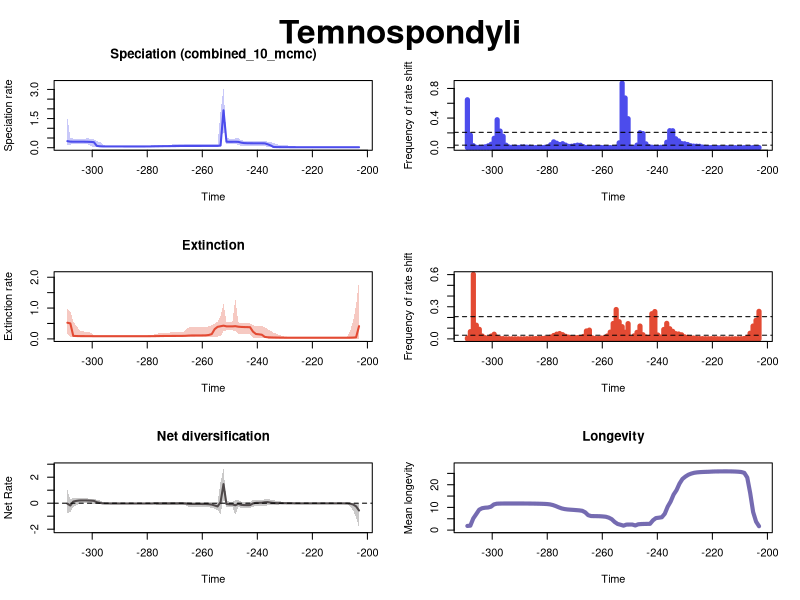

Recreate this plot in R.


pdf(file='C:/Users/SimoesLabAdmin/Documents/BDNN_Arielli/temnospondyli/pyrate_mcmc_logs/RTT_plots.pdf',width=10, height=15)
par(mfrow=c(3,2), oma=c(0,0,2,0))
library(scales)

time=c(-203.049067095, -204.11947328500003,-205.189879475,-206.26028566500003,-207.330691855,-208.40109804500003,-209.471504235,-210.54191042500003,-211.612316615,-212.68272280500003,-213.753128995,-214.82353518500003,-215.893941375,-216.96434756500003,-218.034753755,-219.10515994500003,-220.175566135,-221.24597232500003,-222.316378515,-223.38678470500003,-224.457190895,-225.52759708500002,-226.598003275,-227.66840946500002,-228.738815655,-229.80922184500002,-230.879628035,-231.95003422500002,-233.020440415,-234.09084660500002,-235.161252795,-236.23165898500002,-237.302065175,-238.37247136500002,-239.442877555,-240.51328374500002,-241.583689935,-242.65409612500002,-243.724502315,-244.79490850500002,-245.865314695,-246.93572088500002,-248.006127075,-249.07653326500002,-250.146939455,-251.21734564500002,-252.287751835,-253.35815802500002,-254.428564215,-255.49897040500002,-256.56937659500005,-257.639782785,-258.710188975,-259.780595165,-260.85100135500005,-261.921407545,-262.991813735,-264.062219925,-265.13262611500005,-266.203032305,-267.273438495,-268.343844685,-269.41425087500005,-270.484657065,-271.555063255,-272.625469445,-273.69587563500005,-274.766281825,-275.836688015,-276.907094205,-277.97750039500005,-279.047906585,-280.118312775,-281.188718965,-282.25912515500005,-283.329531345,-284.399937535,-285.470343725,-286.54074991500005,-287.611156105,-288.681562295,-289.751968485,-290.82237467500005,-291.892780865,-292.963187055,-294.033593245,-295.10399943500005,-296.174405625,-297.244811815,-298.315218005,-299.38562419500005,-300.456030385,-301.526436575,-302.596842765,-303.66724895500005,-304.737655145,-305.808061335,-306.878467525,-307.94887371500005,-309.019279905)
rate=c(0.02418712352950747, 0.02416526015265455,0.024158825108776434,0.024158825108776434,0.02415943995885243,0.0241599154402284,0.024159922373254684,0.024160971087713465,0.02416236273161705,0.024163714802773045,0.024165816998243696,0.024173497563970234,0.02418448748147939,0.024199443897796935,0.024211857151744964,0.02422827609694233,0.02424560645142779,0.024282100451159822,0.02432976154912806,0.024387237971664755,0.02452197733084148,0.024848273913091398,0.025303301399661554,0.025725043124976053,0.02619488091959979,0.02690725722673236,0.027983939263885593,0.029221776292478897,0.031386490611770956,0.03724827476612283,0.11624186748875011,0.17702605527303567,0.22349402542492935,0.22550980705800633,0.22600367293589596,0.22721065083005776,0.22762948651966938,0.22859155080988958,0.23094826407749686,0.23770956712983177,0.26072850989505825,0.3011449612107728,0.30510208105407954,0.30398817136319656,0.3039011579877309,0.30852988976270435,1.9264791944227753,0.11697652558664029,0.09246013352731378,0.09156141920772223,0.0914877028632062,0.09143063822501961,0.09142032997410687,0.0913484784923054,0.09120387812715022,0.09105978575314642,0.09085437827543252,0.09062845471960561,0.09056019635412922,0.09047010428520244,0.09020306051797039,0.08779802848773818,0.08476313732432102,0.08245766929734483,0.08091820187770012,0.07976662470257326,0.07858898417196458,0.07607171190433043,0.07372897060372212,0.07182979979080636,0.06848874574843372,0.06534943057909172,0.0640385897081617,0.06366670837916114,0.06354049504923479,0.06347583900377572,0.06344930300223862,0.06344930300223862,0.06349439596345435,0.06365743243227648,0.0638893207610183,0.06434530059821152,0.06460130228545075,0.06473222155492217,0.06498374370406705,0.0651566422906682,0.06543371631401235,0.06633425012641525,0.0729069480926264,0.0924337484396473,0.2842409308746611,0.2981120705283432,0.3037499181389608,0.3073290175291431,0.30847304047137625,0.3085448786818368,0.3086451889975679,0.30876811221883504,0.31189493371347055,0.33793115357445447)
minHPD=c(0.007531274290502142, 0.00753622990671462,0.007649910678998141,0.007567477482754343,0.007568870325054388,0.0075935331977245646,0.007599723887775216,0.007611786846115032,0.007531274290502142,0.007611786846115032,0.007610937465487986,0.007608722545017287,0.0075935331977245646,0.007568870325054388,0.00767755770345168,0.0076189430546379,0.007681191215750186,0.007676875502820546,0.0075631481154083855,0.0075653132366769685,0.00720922649374376,0.006129948152560766,0.003528637487108255,0.005909860015400134,0.00767755770345168,0.007933049017420866,0.008410720735350107,0.00877539142524024,0.00877539142524024,0.008884647015435133,0.011775100905627897,0.015534377258507934,0.08393562410128472,0.08676927190467426,0.08644869312330057,0.08737086855272184,0.08746471071220037,0.08737086855272184,0.08737086855272184,0.08662979920683504,0.09034472932102998,0.1308498410832844,0.20431470543398103,0.20592729753752023,0.20652639546388651,0.1959408564281656,1.0330355184337525,0.045767771168885765,0.050999987743032334,0.05168786169570942,0.05242496715759512,0.05259312456971181,0.05168786169570942,0.051818726264590866,0.05177390067750504,0.05242496715759512,0.051818726264590866,0.05173273493858286,0.05177390067750504,0.05153388033731122,0.05073098643268271,0.0487631720204029,0.04574130679718441,0.04314049643763425,0.04236802517001539,0.04040501526828131,0.03917574169163644,0.03774945929963532,0.0361198889861233,0.03486582005145578,0.028843370990684177,0.024081358420064848,0.024796662644830134,0.025448179697492593,0.02545710383444905,0.02568785653378891,0.02576060163002052,0.026061255316347086,0.027431269756419668,0.027876365593263272,0.029013078658278887,0.03034498080028249,0.031011852646028373,0.030931816626894013,0.031008948438542846,0.030431973216047195,0.02955243941549357,0.022952209044503652,0.030118343362656244,0.03334455065073734,0.04778432224494453,0.07170186587659277,0.1728194656400393,0.1784055917637081,0.18154360207118475,0.17964085602248894,0.17964085602248894,0.17880128655168084,0.16369982109381306,0.16358686547452764)
maxHPD=c(0.04354837535958902, 0.043320489844819496,0.043320489844819496,0.04319850121638267,0.04317903435004532,0.043185160392153386,0.04318132684299908,0.04317903435004532,0.043093514308327203,0.04317903435004532,0.04317903435004532,0.04318132684299908,0.043185160392153386,0.043176240195019644,0.043320489844819496,0.043324995614562906,0.043502893655917446,0.04372179388053163,0.04384514665740728,0.044290896115968,0.04522201552124802,0.04804725824948675,0.07139157257950533,0.09997895953388165,0.11326684484686322,0.12557741394578045,0.1380843130108084,0.14899127776667825,0.17285064214162696,0.24014667443022514,0.2854289250008776,0.3111408687567717,0.3350939741534418,0.330907498737883,0.3292700386070069,0.32861342892822465,0.32861342892822465,0.32892951247820934,0.33112158344904025,0.3415809833162391,0.3972025568018397,0.5044439570982041,0.47599468648264565,0.46511693670603915,0.4652532401866321,0.49966503770517506,3.0241912878913793,1.9002306863483356,0.19295965650523578,0.18270004696486522,0.18274129881169812,0.18251591147339274,0.18144577477629897,0.18126511227531591,0.18067398071667637,0.1808391730265163,0.1796691495305325,0.1790488696206697,0.1790488696206697,0.1791109432148444,0.1790488696206697,0.1763112855366342,0.17112945846795968,0.16553823915919094,0.16321437229038063,0.16026675880293625,0.1578170320570442,0.151084442538062,0.14301220736762094,0.137230120541602,0.12531809883997214,0.10824890720148485,0.10228341678541099,0.10109809586593688,0.10028661538705617,0.10029705305552772,0.10025649123403811,0.10028661538705617,0.10046818039263875,0.09881113018167997,0.09809728255555432,0.09727302933061259,0.09723730325736085,0.09726517453128557,0.09763382509496103,0.09809179624975817,0.10022956997160196,0.17862097983964617,0.30074296601444567,0.3432609950509072,0.42131962680414115,0.4366755666484208,0.4885427280102973,0.46479462829643625,0.4659208194420687,0.4657478429299226,0.46943139082128194,0.47378300739504847,0.5264527671892592,1.528683726773804)
remove_na = !is.na(rate)
time = time[remove_na]
plot(time,time,type = 'n', ylim = c(0, 3.3266104166805173), xlim = c(-309.554483,-202.513864), ylab = 'Speciation rate', xlab = 'Time',main='Speciation (combined_10_mcmc)' )
polygon(c(time, rev(time)), c(maxHPD[remove_na], rev(minHPD[remove_na])), col = alpha('#4c4cec',0.3), border = NA)
lines(time,rate[remove_na], col = '#4c4cec', lwd=2)
mtext("Temnospondyli", outer = TRUE, line = -1.5, cex = 2, font = 2)
mids=c(-203.0544731868687, -204.13569156060606,-205.21690993434345,-206.2981283080808,-207.3793466818182,-208.46056505555555,-209.54178342929293,-210.62300180303032,-211.70422017676768,-212.78543855050506,-213.86665692424242,-214.9478752979798,-216.02909367171716,-217.11031204545455,-218.19153041919193,-219.2727487929293,-220.35396716666668,-221.43518554040404,-222.51640391414142,-223.5976222878788,-224.67884066161616,-225.76005903535355,-226.8412774090909,-227.9224957828283,-229.00371415656568,-230.08493253030304,-231.16615090404042,-232.24736927777778,-233.32858765151516,-234.40980602525252,-235.4910243989899,-236.57224277272726,-237.65346114646465,-238.73467952020204,-239.8158978939394,-240.89711626767678,-241.97833464141414,-243.05955301515152,-244.1407713888889,-245.22198976262627,-246.30320813636365,-247.384426510101,-248.4656448838384,-249.54686325757578,-250.62808163131314,-251.7093000050505,-252.79051837878788,-253.87173675252527,-254.95295512626262,-256.03417350000007,-257.1153918737374,-258.1966102474747,-259.27782862121217,-260.3590469949495,-261.4402653686868,-262.52148374242427,-263.6027021161616,-264.68392048989904,-265.76513886363637,-266.8463572373737,-267.92757561111114,-269.00879398484847,-270.0900123585859,-271.17123073232324,-272.25244910606057,-273.333667479798,-274.41488585353534,-275.4961042272728,-276.5773226010101,-277.65854097474744,-278.7397593484849,-279.8209777222222,-280.90219609595965,-281.983414469697,-283.0646328434343,-284.14585121717175,-285.2270695909091,-286.3082879646465,-287.38950633838385,-288.4707247121212,-289.5519430858586,-290.63316145959595,-291.7143798333334,-292.7955982070707,-293.87681658080805,-294.9580349545455,-296.0392533282828,-297.12047170202027,-298.2016900757576,-299.2829084494949,-300.36412682323237,-301.4453451969697,-302.52656357070714,-303.60778194444447,-304.6890003181818,-305.77021869191924,-306.85143706565657,-307.9326554393939,-309.01387381313134)
counts=c(0.001550561797752809, 0.0009662921348314607,0.0005393258426966292,0.00044943820224719103,0.00047191011235955056,0.0002584269662921348,0.00023595505617977528,0.0002696629213483146,0.00021348314606741572,0.00041573033707865167,0.0004606741573033708,0.0006179775280898876,0.0009887640449438202,0.0010112359550561798,0.0011685393258426967,0.0014157303370786517,0.002303370786516854,0.00250561797752809,0.0035393258426966293,0.008224719101123596,0.019112359550561796,0.020617977528089887,0.021280898876404494,0.027157303370786517,0.042853932584269665,0.05302247191011236,0.05543820224719101,0.09149438202247191,0.12021348314606742,0.22886516853932584,0.2297191011235955,0.07376404494382023,0.004887640449438202,0.005044943820224719,0.004887640449438202,0.003056179775280899,0.0063370786516853935,0.014662921348314607,0.05203370786516854,0.18965168539325844,0.20152808988764045,0.034764044943820224,0.004022471910112359,0.003764044943820225,0.39164044943820225,0.6713932584269663,0.8722359550561798,0.06555056179775282,0.00451685393258427,0.0016067415730337078,0.0014831460674157304,0.001101123595505618,0.0017303370786516854,0.0024719101123595504,0.002044943820224719,0.002966292134831461,0.0022247191011235956,0.002112359550561798,0.002764044943820225,0.01357303370786517,0.033134831460674155,0.03451685393258427,0.027089887640449437,0.01955056179775281,0.018348314606741575,0.03506741573033708,0.0540561797752809,0.042853932584269665,0.0608314606741573,0.07877528089887641,0.03995505617977528,0.011191011235955057,0.00447191011235955,0.0020674157303370785,0.0011573033707865169,0.0011123595505617978,0.0026292134831460675,0.005786516853932585,0.006561797752808989,0.010606741573033708,0.008719101123595505,0.0032808988764044945,0.00698876404494382,0.005123595505617978,0.00903370786516854,0.033651685393258426,0.15407865168539325,0.22432584269662922,0.37747191011235953,0.1272247191011236,0.04706741573033708,0.025348314606741574,0.01196629213483146,0.004685393258426966,0.003797752808988764,0.004808988764044944,0.027112359550561797,0.17084269662921348,0.6472584269662921)
plot(mids,counts,type = 'h', xlim = c(-309.554483,-202.513864), ylim=c(0,0.8722359550561798), ylab = 'Frequency of rate shift', xlab = 'Time',lwd=5,col='#4c4cec')
bf2 = 0.03424893048592237
bf6 = 0.2076332959200362
abline(h=bf2, lty=2)
abline(h=bf6, lty=2)

time=c(-203.049067095, -204.11947328500003,-205.189879475,-206.26028566500003,-207.330691855,-208.40109804500003,-209.471504235,-210.54191042500003,-211.612316615,-212.68272280500003,-213.753128995,-214.82353518500003,-215.893941375,-216.96434756500003,-218.034753755,-219.10515994500003,-220.175566135,-221.24597232500003,-222.316378515,-223.38678470500003,-224.457190895,-225.52759708500002,-226.598003275,-227.66840946500002,-228.738815655,-229.80922184500002,-230.879628035,-231.95003422500002,-233.020440415,-234.09084660500002,-235.161252795,-236.23165898500002,-237.302065175,-238.37247136500002,-239.442877555,-240.51328374500002,-241.583689935,-242.65409612500002,-243.724502315,-244.79490850500002,-245.865314695,-246.93572088500002,-248.006127075,-249.07653326500002,-250.146939455,-251.21734564500002,-252.287751835,-253.35815802500002,-254.428564215,-255.49897040500002,-256.56937659500005,-257.639782785,-258.710188975,-259.780595165,-260.85100135500005,-261.921407545,-262.991813735,-264.062219925,-265.13262611500005,-266.203032305,-267.273438495,-268.343844685,-269.41425087500005,-270.484657065,-271.555063255,-272.625469445,-273.69587563500005,-274.766281825,-275.836688015,-276.907094205,-277.97750039500005,-279.047906585,-280.118312775,-281.188718965,-282.25912515500005,-283.329531345,-284.399937535,-285.470343725,-286.54074991500005,-287.611156105,-288.681562295,-289.751968485,-290.82237467500005,-291.892780865,-292.963187055,-294.033593245,-295.10399943500005,-296.174405625,-297.244811815,-298.315218005,-299.38562419500005,-300.456030385,-301.526436575,-302.596842765,-303.66724895500005,-304.737655145,-305.808061335,-306.878467525,-307.94887371500005,-309.019279905)
rate=c(0.4130314146352023, 0.051015764410797734,0.04378287096112472,0.04019509796288638,0.03856850978911769,0.038228648971374964,0.03816546537937909,0.03813903971273122,0.03811903114312526,0.03810586767506108,0.038101866416856936,0.038102478839768424,0.03810586767506108,0.03811607779270446,0.038137777187102886,0.03816021100819254,0.03820883340235487,0.0382918764228614,0.03832626500814389,0.03837303074592044,0.038446111331607594,0.0385599965428783,0.038700114371874046,0.03896644237902143,0.039346982455753514,0.03989204341652407,0.04055205171920674,0.04188986054025788,0.04385110463965587,0.045450184412539354,0.048633994953126966,0.05242818645758376,0.06515276815680826,0.1359066104178435,0.14871479741747773,0.1591566382961101,0.23580843851089847,0.3797432382228385,0.3818809591785406,0.38376830776282234,0.38789770830072035,0.39641423701250345,0.41309135071665554,0.4057304528062148,0.4058017954116231,0.40721565335982646,0.42934076372266594,0.41028248777683274,0.3911921332016697,0.31748101607987245,0.15547256933909454,0.12691952102221551,0.11555013378455205,0.11350646690834712,0.11234685351093987,0.11174835538905911,0.11142331757375938,0.11085987103344361,0.10674423359057167,0.10003080669013095,0.09769863461815678,0.09702328933706246,0.09651765905920567,0.09603542672692414,0.09561816859483319,0.09512501747608797,0.09439239595577381,0.09328131730658662,0.09155646384974052,0.08974525696803241,0.08833611486671605,0.08740840671122742,0.08695406912587861,0.08670315021601521,0.08652797225547787,0.08642262039396771,0.08631331164383954,0.08623560840112904,0.0861677473414658,0.086105686061384,0.08606722870819386,0.08605208761954321,0.08603949776404524,0.08603507121327131,0.08603904646216362,0.08604422861936314,0.08605306768046941,0.08607732886190611,0.0861542834947572,0.08628548405642131,0.08685410752554637,0.08845786460721076,0.08906585079891344,0.08918283200248335,0.0894624726910338,0.09018067551901887,0.09293299500269137,0.09808778156469619,0.5031761103134161,0.5243255149854191)
minHPD=c(0.0029981636438845554, 6.184892426516235e-06,0.002159094752672523,6.184892426516235e-06,0.009111524127604579,0.009957630854288033,0.01092943508589366,0.01092943508589366,0.011051197658184074,0.01092943508589366,0.011035599449806949,0.011051975477775177,0.011080643914757281,0.0110853981644967,0.011087255333831845,0.011035599449806949,0.011076432014019682,0.011072543840926003,0.011059814728801154,0.011044993184485036,0.0110853981644967,0.011051197658184074,0.011097822329980633,0.010485892818468377,0.010314177905774375,0.009235326143916148,0.007706695371059864,0.007663556725564933,0.009758267320137086,0.010077983957248144,0.009128383430344694,0.012891124999270472,0.020922071778256262,0.02519612263995899,0.0265425319205037,0.027467799450976802,0.02857539625086351,0.1483266001990327,0.15531933290345132,0.16362311435711024,0.1673723676173281,0.1731903047630816,0.24919959154229493,0.27614393132088605,0.27614393132088605,0.2750336374527667,0.2666113609253544,0.07910577001631075,0.0775995950065893,0.07345585010230855,0.07211776066664508,0.07026576441563144,0.07034240295089232,0.07016435500638774,0.0700995479515686,0.07034011583684947,0.07026576441563144,0.06934812701216438,0.06618264976037125,0.05945036237733298,0.062355144246523914,0.062417117012657355,0.062403729372750474,0.06180161659550168,0.06231841502954851,0.061137418768980635,0.06118931711304754,0.0581196575011675,0.05545603711224187,0.05109764103880086,0.04899835429595621,0.050990969480381176,0.05297994343468534,0.05320306462965874,0.05448248477132658,0.05481951137916173,0.0555282851320574,0.05545603711224187,0.05551188367122914,0.05551188367122914,0.0555336965783079,0.05551188367122914,0.05551278959853054,0.05552461308849902,0.05560174078693684,0.05559457677712725,0.05559457677712725,0.05552461308849902,0.05552461308849902,0.05549046413368662,0.05259069563211943,0.046001965119303365,0.04849670895210948,0.04986913508978784,0.049662866374372304,0.049812192225909734,0.0506115300909486,0.05057835393149616,0.06531674710016036,0.17194322542077828)
maxHPD=c(1.9043110300383437, 1.0876755309113346,0.5826726748571851,0.27031371897838585,0.07108875687456286,0.0682680692604187,0.0685582354323586,0.06825311490669245,0.06817496998954305,0.06790844555367334,0.06793345967269344,0.06791234684669646,0.06791234684669646,0.06791234684669646,0.06790420442972758,0.0678140543962487,0.06779477554565912,0.06779477554565912,0.06783406082935609,0.06791171133704568,0.06812334336431226,0.06843319128195008,0.06905443465935632,0.06964130721000375,0.07136182489783158,0.07439233262673711,0.08196865229720325,0.12688206607774266,0.16910167057151881,0.19598190382504946,0.26452138191827373,0.3198829258071758,0.3838455200117149,0.41120245825683344,0.41476915100885714,0.41895112515102617,0.4447069659099905,0.5052473033515864,0.5048469938915596,0.5109781208448838,0.5150819005174138,0.5380653077956598,1.3218494329931583,0.5496570435173754,0.5493586821607914,0.5628547215234935,1.1478053352966848,0.745783345070285,0.5621157576157871,0.49338058471802143,0.4373298267289903,0.4080014331477894,0.39222473320144013,0.3868045721857568,0.3831650348550487,0.38231984080995784,0.3817543641234693,0.3801976353425681,0.3658888887311163,0.2655957366373177,0.21998895194183615,0.2140286703009947,0.2113150389092639,0.20860649692859481,0.2079119981734033,0.20508688408099685,0.2026867115459717,0.19400032951296842,0.18127782932004985,0.1589912096605309,0.13424560326372798,0.11943330637359244,0.11701811588520236,0.11545775160845642,0.11537305304087614,0.11507369072978178,0.11518028115706784,0.11475533817010773,0.11455869083150248,0.11436357877886624,0.1143506469396821,0.11430002426184427,0.11428658888247434,0.11428590745301193,0.1143506469396821,0.11436357877886624,0.11436191800620027,0.11436357877886624,0.11468217559167274,0.115215708161325,0.11620177381159257,0.19713728184016713,0.22766673826753814,0.2351495025774724,0.2494422643900455,0.287951353554717,0.4354021496385959,0.5556867456352106,0.8996063365860086,0.9568602996300126)
remove_na = !is.na(rate)
time = time[remove_na]
plot(time,time,type = 'n', ylim = c(0, 2.0947421330421783), xlim = c(-309.554483,-202.513864), ylab = 'Extinction rate', xlab = 'Time',main='Extinction' )
polygon(c(time, rev(time)), c(maxHPD[remove_na], rev(minHPD[remove_na])), col = alpha('#e34a33',0.3), border = NA)
lines(time,rate[remove_na], col = '#e34a33', lwd=2)
mids=c(-203.0544731868687, -204.13569156060606,-205.21690993434345,-206.2981283080808,-207.3793466818182,-208.46056505555555,-209.54178342929293,-210.62300180303032,-211.70422017676768,-212.78543855050506,-213.86665692424242,-214.9478752979798,-216.02909367171716,-217.11031204545455,-218.19153041919193,-219.2727487929293,-220.35396716666668,-221.43518554040404,-222.51640391414142,-223.5976222878788,-224.67884066161616,-225.76005903535355,-226.8412774090909,-227.9224957828283,-229.00371415656568,-230.08493253030304,-231.16615090404042,-232.24736927777778,-233.32858765151516,-234.40980602525252,-235.4910243989899,-236.57224277272726,-237.65346114646465,-238.73467952020204,-239.8158978939394,-240.89711626767678,-241.97833464141414,-243.05955301515152,-244.1407713888889,-245.22198976262627,-246.30320813636365,-247.384426510101,-248.4656448838384,-249.54686325757578,-250.62808163131314,-251.7093000050505,-252.79051837878788,-253.87173675252527,-254.95295512626262,-256.03417350000007,-257.1153918737374,-258.1966102474747,-259.27782862121217,-260.3590469949495,-261.4402653686868,-262.52148374242427,-263.6027021161616,-264.68392048989904,-265.76513886363637,-266.8463572373737,-267.92757561111114,-269.00879398484847,-270.0900123585859,-271.17123073232324,-272.25244910606057,-273.333667479798,-274.41488585353534,-275.4961042272728,-276.5773226010101,-277.65854097474744,-278.7397593484849,-279.8209777222222,-280.90219609595965,-281.983414469697,-283.0646328434343,-284.14585121717175,-285.2270695909091,-286.3082879646465,-287.38950633838385,-288.4707247121212,-289.5519430858586,-290.63316145959595,-291.7143798333334,-292.7955982070707,-293.87681658080805,-294.9580349545455,-296.0392533282828,-297.12047170202027,-298.2016900757576,-299.2829084494949,-300.36412682323237,-301.4453451969697,-302.52656357070714,-303.60778194444447,-304.6890003181818,-305.77021869191924,-306.85143706565657,-307.9326554393939,-309.01387381313134)
counts=c(0.2570674157303371, 0.17348314606741572,0.1197752808988764,0.052764044943820226,0.01301123595505618,0.00350561797752809,0.0017865168539325843,0.00149438202247191,0.0009213483146067416,0.0007415730337078652,0.0006067415730337079,0.0006629213483146068,0.0006853932584269663,0.0008539325842696629,0.0011348314606741572,0.0022696629213483145,0.0021573033707865167,0.0014382022471910113,0.0017865168539325843,0.002258426966292135,0.003112359550561798,0.004797752808988764,0.00798876404494382,0.010674157303370787,0.014224719101123596,0.019224719101123597,0.03807865168539326,0.045539325842696626,0.048741573033707866,0.07024719101123596,0.0948876404494382,0.145,0.08789887640449438,0.016213483146067416,0.0361123595505618,0.25502247191011235,0.23504494382022473,0.012258426966292134,0.017370786516853934,0.0389438202247191,0.11991011235955056,0.06079775280898876,0.028247191011235954,0.0039101123595505615,0.14259550561797754,0.06219101123595506,0.11421348314606741,0.1603370786516854,0.2742022471910112,0.14391011235955056,0.06312359550561798,0.027112359550561797,0.011067415730337078,0.008134831460674157,0.00401123595505618,0.004426966292134831,0.009741573033707865,0.08197752808988765,0.0738314606741573,0.023157303370786517,0.012752808988764045,0.011808988764044943,0.011168539325842696,0.011325842696629214,0.01656179775280899,0.024415730337078653,0.039269662921348314,0.04978651685393259,0.04396629213483146,0.031696629213483145,0.016853932584269662,0.008056179775280899,0.006146067415730337,0.004179775280898876,0.0034719101123595504,0.003089887640449438,0.0023932584269662923,0.0018651685393258426,0.001898876404494382,0.0009101123595505618,0.0006853932584269663,0.000550561797752809,0.00047191011235955056,0.0007078651685393258,0.0007303370786516854,0.0010112359550561798,0.002460674157303371,0.004022471910112359,0.014303370786516854,0.043808988764044945,0.026213483146067414,0.0057752808988764046,0.010943820224719101,0.026674157303370787,0.08947191011235955,0.12779775280898875,0.6028426966292135,0.06769662921348314,0.007707865168539326)
plot(mids,counts,type = 'h', xlim = c(-309.554483,-202.513864), ylim=c(0,0.6028426966292135), ylab = 'Frequency of rate shift', xlab = 'Time',lwd=5,col='#e34a33')
abline(h=bf2, lty=2)
abline(h=bf6, lty=2)
#Net Diversification Rate
time=c(-203.049067095, -204.11947328500003,-205.189879475,-206.26028566500003,-207.330691855,-208.40109804500003,-209.471504235,-210.54191042500003,-211.612316615,-212.68272280500003,-213.753128995,-214.82353518500003,-215.893941375,-216.96434756500003,-218.034753755,-219.10515994500003,-220.175566135,-221.24597232500003,-222.316378515,-223.38678470500003,-224.457190895,-225.52759708500002,-226.598003275,-227.66840946500002,-228.738815655,-229.80922184500002,-230.879628035,-231.95003422500002,-233.020440415,-234.09084660500002,-235.161252795,-236.23165898500002,-237.302065175,-238.37247136500002,-239.442877555,-240.51328374500002,-241.583689935,-242.65409612500002,-243.724502315,-244.79490850500002,-245.865314695,-246.93572088500002,-248.006127075,-249.07653326500002,-250.146939455,-251.21734564500002,-252.287751835,-253.35815802500002,-254.428564215,-255.49897040500002,-256.56937659500005,-257.639782785,-258.710188975,-259.780595165,-260.85100135500005,-261.921407545,-262.991813735,-264.062219925,-265.13262611500005,-266.203032305,-267.273438495,-268.343844685,-269.41425087500005,-270.484657065,-271.555063255,-272.625469445,-273.69587563500005,-274.766281825,-275.836688015,-276.907094205,-277.97750039500005,-279.047906585,-280.118312775,-281.188718965,-282.25912515500005,-283.329531345,-284.399937535,-285.470343725,-286.54074991500005,-287.611156105,-288.681562295,-289.751968485,-290.82237467500005,-291.892780865,-292.963187055,-294.033593245,-295.10399943500005,-296.174405625,-297.244811815,-298.315218005,-299.38562419500005,-300.456030385,-301.526436575,-302.596842765,-303.66724895500005,-304.737655145,-305.808061335,-306.878467525,-307.94887371500005,-309.019279905)
net_rate=c(-0.5609629032404865, -0.24318576335205772,-0.10073729537755335,-0.03634136418336248,-0.018176487894685026,-0.014705777141677652,-0.014117730101008986,-0.013920814158152914,-0.01380720395513796,-0.013734882365648505,-0.013692826678096069,-0.013673230988352138,-0.013659718769089241,-0.013643215727450054,-0.013631372568526959,-0.013612979802691954,-0.013616491443576522,-0.013600760852366604,-0.013483119170800487,-0.013319917189362927,-0.012850419648943382,-0.011524296331125802,-0.009685043126247695,-0.00820286287058657,-0.006635370234931697,-0.004005551996254554,-0.00020393532092685088,0.0018680673181838692,0.005031542538947415,0.018199373232478153,0.04161843207107558,0.08410718769078923,0.07136869274389508,0.03526362678317655,0.029133938454069634,0.02417978849850956,-0.018361173612375353,-0.14749396343595775,-0.14964998821786488,-0.146510977070638,-0.12320946806169751,-0.05356198705234775,-0.16232384921943116,-0.08885992154387069,-0.0890398999273968,-0.06180058347509843,1.468413641277199,0.08219732627193223,-0.24834794201788368,-0.1748147473801095,-0.10328105223279396,-0.07763473573088102,-0.06545746701628256,-0.06170597348440511,-0.05948919332590297,-0.058664961169979435,-0.05840770339838641,-0.057888189397984485,-0.04852416486223214,-0.023963014741327105,-0.013786695752188605,-0.014125670105680237,-0.016373761958315785,-0.018151730170672935,-0.019224289172436734,-0.019524181547465665,-0.019203429256224227,-0.0200809423881323,-0.019286344222644376,-0.01749152715504706,-0.01994583103625293,-0.02338373654353351,-0.024413527500299455,-0.02439669291240666,-0.024213552070294093,-0.024046636948705888,-0.023855176476582206,-0.023695558110297246,-0.02344537178988926,-0.02301251859487697,-0.022534801352745167,-0.021690140129678234,-0.02116389550788343,-0.02088845887815745,-0.020276358708678253,-0.01964035565301384,-0.018179020129492678,-0.01132286805440534,0.025513339835123747,0.07720427536620769,0.1791846732360661,0.19820568024833574,0.20679164628329336,0.21395612258173155,0.21440849356470737,0.20688463446526115,0.17662001763208157,0.12490820639511681,-0.17759876923353024,-0.03381524086096408)
net_minHPD=c(-1.8818046220363187, -1.0673116623645296,-0.5634511506869334,-0.2517703904956368,-0.05067000567173807,-0.04764815553809995,-0.047676926951191884,-0.046594263521239576,-0.046504026402709175,-0.04634524793589088,-0.04626380129155584,-0.04630147545344236,-0.04626380129155584,-0.04626380129155584,-0.04630147545344236,-0.04646743526568907,-0.04659283871819911,-0.04687811897165017,-0.047389040298495486,-0.04817744029308231,-0.050352959530707585,-0.05410780668350986,-0.06580249966388159,-0.05724101766804496,-0.0572904281050636,-0.057169303970091144,-0.060868161328597535,-0.10029874955421339,-0.14800603641204213,-0.1394334882842106,-0.16631142932741208,-0.1722340824140166,-0.20640712722299673,-0.21684922126858772,-0.21844430563038056,-0.2252107001110523,-0.26524708647632633,-0.3494923540674771,-0.3460623621175132,-0.3506393934343154,-0.34535979649040605,-0.32001099510810305,-0.8829376190793021,-0.2675682689353751,-0.2675456044040333,-0.3162591848748595,0.42498129889447256,-0.8380386468122706,-0.5374565979192821,-0.41912308653178654,-0.35191047268784104,-0.3200999318983351,-0.3025410761471953,-0.2938670042614443,-0.29022542766290743,-0.2898599513510083,-0.29024473444265225,-0.2898599513510083,-0.27292944666269126,-0.15657363495561993,-0.11367447805356054,-0.1142200247593694,-0.11436603224952503,-0.12064771594267815,-0.1216343711365741,-0.12164337076067817,-0.12136658421014454,-0.12777726303375017,-0.1177407037076712,-0.09458486556675104,-0.08243487719224937,-0.07867765773416172,-0.07216829082119436,-0.0719289837028095,-0.06955316621986707,-0.06843000249440832,-0.06764018515124573,-0.06719811457635673,-0.06724147890245669,-0.06614640800163751,-0.06461760722995465,-0.06386579505180623,-0.06391104179976635,-0.06385840801601952,-0.06386280970564442,-0.06386579505180623,-0.06666079832069163,-0.07880617063577453,-0.06527035616914728,-0.05846596506892196,-0.038149632925157634,-0.02599808628546707,-0.01382765243842285,0.03879472892484903,0.030937446142514646,-0.01821478597521975,-0.17167266655157348,-0.3048653359715505,-0.6773060167342446,-0.767278387395649)
net_maxHPD=c(0.034154881639850795, 0.03561751538633587,0.03463732213530891,0.03572044001348852,0.02141677985207269,0.01965483499766666,0.018829633761082452,0.019564908800210532,0.01939503317906833,0.0193887499416375,0.019360114087386297,0.019297187028698155,0.019321023156807348,0.019368668606225665,0.01938816394593229,0.019314184483354625,0.019321023156807348,0.0193640786431291,0.0193887499416375,0.019527101174262415,0.019867543479806248,0.023928997519179963,0.04171507723133079,0.07618286811336794,0.08892365864298331,0.10474226558536595,0.12376399425264069,0.13962047981165188,0.15308661596633735,0.23883891625407858,0.2780443303544262,0.29870494825532456,0.2885861376088448,0.27637558268025986,0.2759027329187939,0.2752238037278585,0.27024767219479445,0.061925523376671454,0.05512868063483117,0.05655527058508472,0.11296620723597675,0.24009394405413556,0.20652072578976355,0.12021299832935067,0.11922329340333743,0.17255723825540403,2.636872130895943,1.6606990791706862,0.055418525354517176,0.0452578574602714,0.055049614671057165,0.05650547437266237,0.05733965013111314,0.06032797000856191,0.06094622179601432,0.0605354370122715,0.06046889644854479,0.06122130056482922,0.06762051217411884,0.09266993799558805,0.08795774858946888,0.08087319766726205,0.07919768536093058,0.07441512016495908,0.07441512016495908,0.07441512016495908,0.07443784198662688,0.07120798212067547,0.07081450106157641,0.0679458595521928,0.05261083809339147,0.026965590737829864,0.020839520833921113,0.01719268938229218,0.017188170655527357,0.017260303768082755,0.017136664977149885,0.016990625761050163,0.01618430106138119,0.01620908647939863,0.016990625761050163,0.017196086333553545,0.017305571769474823,0.0180000258197425,0.019091993128962426,0.02093784523579076,0.022606043801451224,0.09065808638393268,0.2170411620598199,0.2634356338808605,0.3428035026184158,0.35066543406257317,0.36100089995099416,0.3988364369721715,0.40731905193300755,0.41510170591147094,0.4081705229080055,0.4021122257116708,0.29615818713418113,1.0131508860008667)
remove_na = !is.na(net_rate)
time = time[remove_na]
plot(time,time,type = 'n', ylim = c(-2.0699850842399505, 2.9005593439855373), xlim = c(-309.554483,-202.513864), ylab = 'Net Rate', xlab = 'Time',lwd=2, main='Net diversification', col= '#504A4B' )
polygon(c(time, rev(time)), c(net_maxHPD[remove_na], rev(net_minHPD[remove_na])), col = alpha('#504A4B',0.3), border = NA)
lines(time,net_rate[remove_na], col = '#504A4B', lwd=2)
abline(h=0,lty=2)


time=c(-203.049067095, -204.11947328500003,-205.189879475,-206.26028566500003,-207.330691855,-208.40109804500003,-209.471504235,-210.54191042500003,-211.612316615,-212.68272280500003,-213.753128995,-214.82353518500003,-215.893941375,-216.96434756500003,-218.034753755,-219.10515994500003,-220.175566135,-221.24597232500003,-222.316378515,-223.38678470500003,-224.457190895,-225.52759708500002,-226.598003275,-227.66840946500002,-228.738815655,-229.80922184500002,-230.879628035,-231.95003422500002,-233.020440415,-234.09084660500002,-235.161252795,-236.23165898500002,-237.302065175,-238.37247136500002,-239.442877555,-240.51328374500002,-241.583689935,-242.65409612500002,-243.724502315,-244.79490850500002,-245.865314695,-246.93572088500002,-248.006127075,-249.07653326500002,-250.146939455,-251.21734564500002,-252.287751835,-253.35815802500002,-254.428564215,-255.49897040500002,-256.56937659500005,-257.639782785,-258.710188975,-259.780595165,-260.85100135500005,-261.921407545,-262.991813735,-264.062219925,-265.13262611500005,-266.203032305,-267.273438495,-268.343844685,-269.41425087500005,-270.484657065,-271.555063255,-272.625469445,-273.69587563500005,-274.766281825,-275.836688015,-276.907094205,-277.97750039500005,-279.047906585,-280.118312775,-281.188718965,-282.25912515500005,-283.329531345,-284.399937535,-285.470343725,-286.54074991500005,-287.611156105,-288.681562295,-289.751968485,-290.82237467500005,-291.892780865,-292.963187055,-294.033593245,-295.10399943500005,-296.174405625,-297.244811815,-298.315218005,-299.38562419500005,-300.456030385,-301.526436575,-302.596842765,-303.66724895500005,-304.737655145,-305.808061335,-306.878467525,-307.94887371500005,-309.019279905)
rate=c(1.7048775970947674, 3.7267043472042265,7.955104601036087,16.31617368909301,23.18955917648405,25.22187277808005,25.601684807210937,25.731317320772888,25.807030395368802,25.853705672821146,25.880193298403118,25.888030056435568,25.88726621559945,25.878613229116137,25.862460449371707,25.841470020231473,25.793047540417234,25.717102109170327,25.67899685598657,25.628126965260435,25.557913042097532,25.44874045143391,25.266849017784686,24.91024080541243,24.40075205607164,23.58376562795538,22.53329336523718,20.481988362034052,17.62649314479801,15.654362210139995,12.59236639312283,10.34178382581458,7.194814508331174,5.669409007359601,5.468690173754649,5.295681257210755,4.317387084627907,2.767394584015693,2.737393939376046,2.7156999521972405,2.6669516003193787,2.561984357050718,2.040440452636722,2.4479131876569444,2.4486303991193066,2.425966558388971,1.9579489263936216,2.357511093104032,2.707393589556248,3.57313408769579,4.807142636227682,5.487886160534552,5.881914856684817,6.017349452599693,6.106371730662146,6.144737929127816,6.163876290095808,6.192082875521526,6.57456592898577,7.837117587615808,8.505348843960064,8.695114518574995,8.80481228081619,8.909375029690816,8.996225509108829,9.101044968920888,9.273690544876288,9.568029468774325,10.042932666213554,10.590962391571766,11.047028221482671,11.34802966441383,11.489148367325768,11.556880249703674,11.604953647522803,11.636417519396796,11.665770167306704,11.68530316102202,11.699686613090705,11.712319207485317,11.722879555005386,11.7267026278903,11.728915573083933,11.72965196226603,11.728831118360272,11.727696982055434,11.724837543146766,11.71741943629112,11.689803331885871,11.638925979732484,11.317352997419956,10.307950188568514,9.961612534705722,9.869316637897194,9.644491706482869,8.979698475061396,7.036498456888172,5.138415577250926,1.9503673972984097,1.8341026714086315)
minHPD=c(1.7048775970947674, 3.7267043472042265,7.955104601036087,16.31617368909301,23.18955917648405,25.22187277808005,25.601684807210937,25.731317320772888,25.807030395368802,25.853705672821146,25.880193298403118,25.888030056435568,25.88726621559945,25.878613229116137,25.862460449371707,25.841470020231473,25.793047540417234,25.717102109170327,25.67899685598657,25.628126965260435,25.557913042097532,25.44874045143391,25.266849017784686,24.91024080541243,24.40075205607164,23.58376562795538,22.53329336523718,20.481988362034052,17.62649314479801,15.654362210139995,12.59236639312283,10.34178382581458,7.194814508331174,5.669409007359601,5.468690173754649,5.295681257210755,4.317387084627907,2.767394584015693,2.737393939376046,2.7156999521972405,2.6669516003193787,2.561984357050718,2.040440452636722,2.4479131876569444,2.4486303991193066,2.425966558388971,1.9579489263936216,2.357511093104032,2.707393589556248,3.57313408769579,4.807142636227682,5.487886160534552,5.881914856684817,6.017349452599693,6.106371730662146,6.144737929127816,6.163876290095808,6.192082875521526,6.57456592898577,7.837117587615808,8.505348843960064,8.695114518574995,8.80481228081619,8.909375029690816,8.996225509108829,9.101044968920888,9.273690544876288,9.568029468774325,10.042932666213554,10.590962391571766,11.047028221482671,11.34802966441383,11.489148367325768,11.556880249703674,11.604953647522803,11.636417519396796,11.665770167306704,11.68530316102202,11.699686613090705,11.712319207485317,11.722879555005386,11.7267026278903,11.728915573083933,11.72965196226603,11.728831118360272,11.727696982055434,11.724837543146766,11.71741943629112,11.689803331885871,11.638925979732484,11.317352997419956,10.307950188568514,9.961612534705722,9.869316637897194,9.644491706482869,8.979698475061396,7.036498456888172,5.138415577250926,1.9503673972984097,1.8341026714086315)
maxHPD=c(1.7048775970947674, 3.7267043472042265,7.955104601036087,16.31617368909301,23.18955917648405,25.22187277808005,25.601684807210937,25.731317320772888,25.807030395368802,25.853705672821146,25.880193298403118,25.888030056435568,25.88726621559945,25.878613229116137,25.862460449371707,25.841470020231473,25.793047540417234,25.717102109170327,25.67899685598657,25.628126965260435,25.557913042097532,25.44874045143391,25.266849017784686,24.91024080541243,24.40075205607164,23.58376562795538,22.53329336523718,20.481988362034052,17.62649314479801,15.654362210139995,12.59236639312283,10.34178382581458,7.194814508331174,5.669409007359601,5.468690173754649,5.295681257210755,4.317387084627907,2.767394584015693,2.737393939376046,2.7156999521972405,2.6669516003193787,2.561984357050718,2.040440452636722,2.4479131876569444,2.4486303991193066,2.425966558388971,1.9579489263936216,2.357511093104032,2.707393589556248,3.57313408769579,4.807142636227682,5.487886160534552,5.881914856684817,6.017349452599693,6.106371730662146,6.144737929127816,6.163876290095808,6.192082875521526,6.57456592898577,7.837117587615808,8.505348843960064,8.695114518574995,8.80481228081619,8.909375029690816,8.996225509108829,9.101044968920888,9.273690544876288,9.568029468774325,10.042932666213554,10.590962391571766,11.047028221482671,11.34802966441383,11.489148367325768,11.556880249703674,11.604953647522803,11.636417519396796,11.665770167306704,11.68530316102202,11.699686613090705,11.712319207485317,11.722879555005386,11.7267026278903,11.728915573083933,11.72965196226603,11.728831118360272,11.727696982055434,11.724837543146766,11.71741943629112,11.689803331885871,11.638925979732484,11.317352997419956,10.307950188568514,9.961612534705722,9.869316637897194,9.644491706482869,8.979698475061396,7.036498456888172,5.138415577250926,1.9503673972984097,1.8341026714086315)
remove_na = !is.na(rate)
time = time[remove_na]
plot(time,time,type = 'n', ylim = c(0, 28.476833062079127), xlim = c(-309.554483,-202.513864), ylab = 'Mean longevity', xlab = 'Time',main='Longevity' )
polygon(c(time, rev(time)), c(maxHPD[remove_na], rev(minHPD[remove_na])), col = alpha('#756bb1',0.3), border = NA)
lines(time,rate[remove_na], col = '#756bb1', lwd=4)

n <- dev.off()
